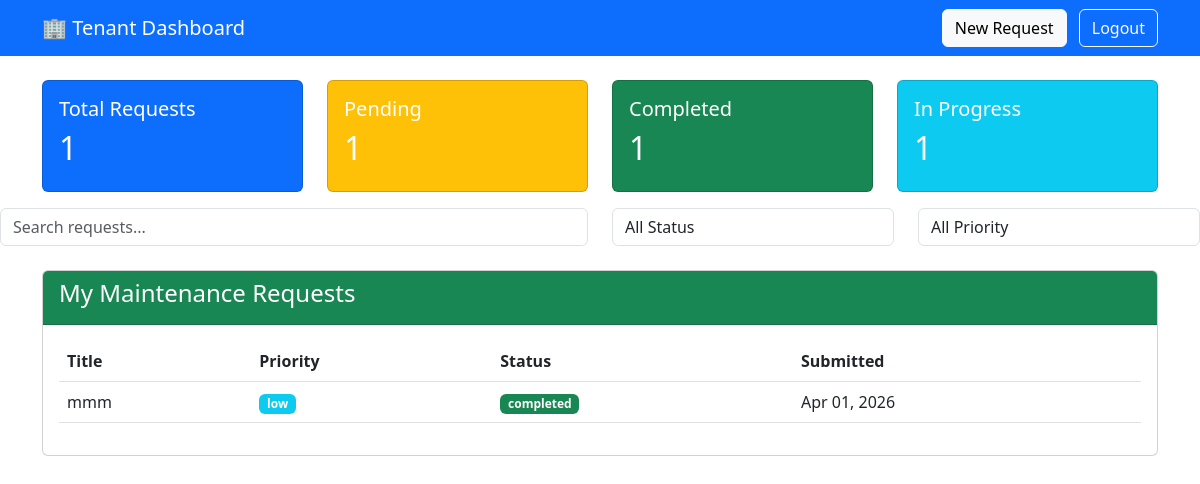
The page /dashboard/ (signed in) on the database as committed earlier.
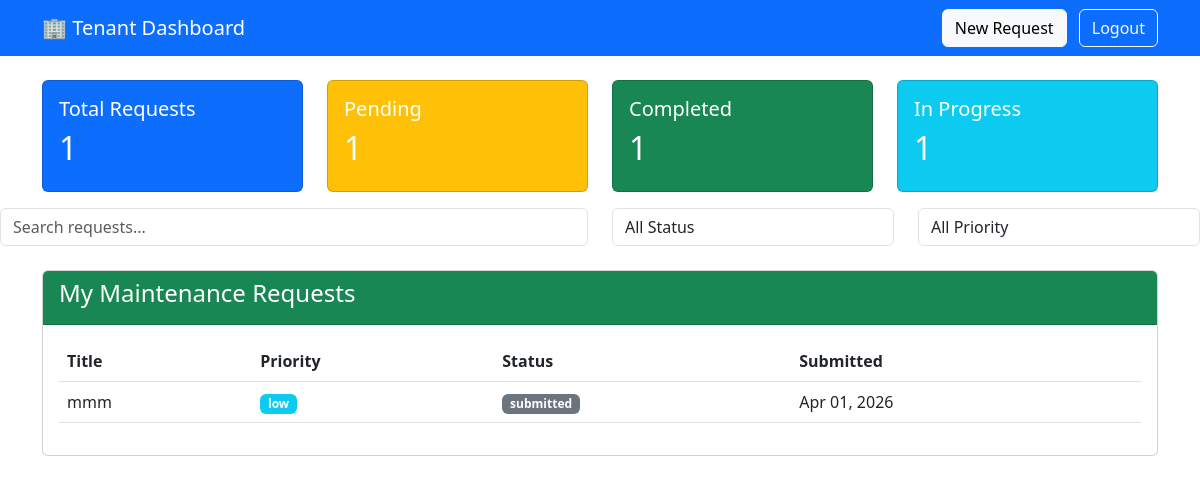
The same page on the database as committed later.
### maintenance/models.py (models this page shows, shortened)
class MaintenanceRequest(models.Model):
    STATUS_CHOICES = (
        ('submitted', 'Submitted'),
        ('reviewed', 'Reviewed'),
        ('assigned', 'Assigned'),
        ('in_progress', 'In Progress'),
        ('completed', 'Completed'),
        ('cancelled', 'Cancelled'),
    )
    PRIORITY_CHOICES = (
        ('low', 'Low'),
        ('medium', 'Medium'),
        ('high', 'High'),
        ('emergency', 'Emergency'),
    )
    tenant = models.ForeignKey(User, on_delete=models.CASCADE, related_name='requests')
    title = models.CharField(max_length=200)
    description = models.TextField()
    image = models.ImageField(upload_to='issues/', blank=True, null=True)
    status = models.CharField(max_length=20, choices=STATUS_CHOICES, default='submitted')
    priority = models.CharField(max_length=20, choices=PRIORITY_CHOICES, default='medium')
    created_at = models.DateTimeField(auto_now_add=True)
    updated_at = models.DateTimeField(auto_now=True)

### maintenance/views.py (the view, shortened to what this page needs)
# urls.py: path('dashboard/', views.dashboard_view, name='dashboard'),
@login_required
def dashboard_view(request):
    profile = request.user.userprofile
    if profile.role == 'tenant':
        requests = MaintenanceRequest.objects.filter(tenant=request.user).order_by('-created_at')
        paginator = Paginator(requests, 5)
        page_number = request.GET.get('page')
        page_obj = paginator.get_page(page_number)
        return render(request, 'maintenance/tenant_dashboard.html', {'requests': page_obj})
    elif profile.role == 'technician':
        assignments = Assignment.objects.filter(technician=request.user)
        return render(request, 'maintenance/technician_dashboard.html', {'assignments': assignments})
    return HttpResponseForbidden("Invalid role")

### templates/maintenance/tenant_dashboard.html (shortened to what the changed rows need)
<!DOCTYPE html>
<html>
<head>
    <link href="https://cdn.jsdelivr.net/npm/bootstrap@5.3.0/dist/css/bootstrap.min.css" rel="stylesheet">
    <link rel="stylesheet" href="https://cdnjs.cloudflare.com/ajax/libs/font-awesome/6.4.0/css/all.min.css">
</head>
<body>
    <div class="container mt-4">
        <div class="row">
            <div class="col-md-3">
                <div class="card text-white bg-primary mb-3">
                    <div class="card-body">
                        <h2>{{ requests|length }}</h2>
                    </div>
                </div>
            </div>
            <div class="col-md-3">
                <div class="card text-white bg-warning mb-3">
                    <div class="card-body">
                        <h2>{{ requests|length }}</h2>
                    </div>
                </div>
            </div>
            <div class="col-md-3">
                <div class="card text-white bg-success mb-3">
                    <div class="card-body">
                        <h2>{{ requests|length }}</h2>
                    </div>
                </div>
            </div>
            <div class="col-md-3">
                <div class="card text-white bg-info mb-3">
                    <div class="card-body">
                        <h2>{{ requests|length }}</h2>
                    </div>
                </div>
            </div>
        </div>
    </div>
    <div class="container mt-4">
        <div class="row">
            <div class="col-12">
                <div class="card">
                    <div class="card-body">
                        <div class="table-responsive">
                            <table class="table table-hover">
                                <thead>
                                    <tr>
                                        <th>Title</th>
                                        <th>Priority</th>
                                        <th>Status</th>
                                        <th>Submitted</th>
                                    </tr>
                                </thead>
                                <tbody>
                                    {% for request in requests %}
                                    <tr>
                                        <td>{{ request.title }}</td>
                                        <td>
                                            {% if request.priority == 'high' %}
                                                <span class="badge bg-danger">{{ request.priority }}</span>
                                            {% elif request.priority == 'medium' %}
                                                <span class="badge bg-warning">{{ request.priority }}</span>
                                            {% else %}
                                                <span class="badge bg-info">{{ request.priority }}</span>
                                            {% endif %}
                                        </td>
                                        <td>
                                            {% if request.status == 'completed' %}
                                                <span class="badge bg-success">{{ request.status }}</span>
                                            {% elif request.status == 'in_progress' %}
                                                <span class="badge bg-primary">{{ request.status }}</span>
                                            {% elif request.status == 'assigned' %}
                                                <span class="badge bg-info">{{ request.status }}</span>
                                            {% else %}
                                                <span class="badge bg-secondary">{{ request.status }}</span>
                                            {% endif %}
                                        </td>
                                        <td>{{ request.created_at|date:"M d, Y" }}</td>
                                    </tr>
                                    {% empty %}
                                    <tr>
                                        <td colspan="4" class="text-center">No requests submitted yet</td>
                                    </tr>
                                    {% endfor %}
                                </tbody>
                            </table>
                        </div>
                    </div>
                </div>
            </div>
        </div>
    </div>
</body>
</html>

Rows that differ between the two databases and show on the page:
changed MaintenanceRequest "mmm": status "completed" → "submitted"
